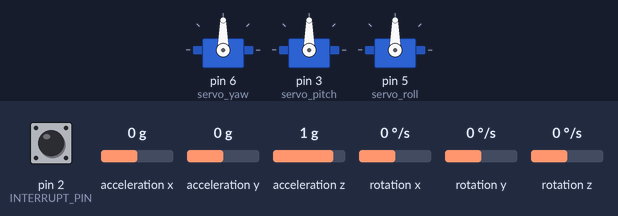
A sketch run on a simulated Arduino Uno, built with avr-gcc and run on an emulated ATmega328P. On the bench: 3 × servo. The test bench sets the inputs (shaded band); at power-on: rotation z 0 °/s, acceleration x 0 g, acceleration z 1 g, acceleration y 0 g, pin 2 (INTERRUPT_PIN) LOW, rotation x 0 °/s, rotation y 0 °/s. The sensor or clock chip raises its interrupt line as the real part does.

Above: at 1.7 s.
1.8 s: rotation z set to -192 °/s
At 4.5 s:
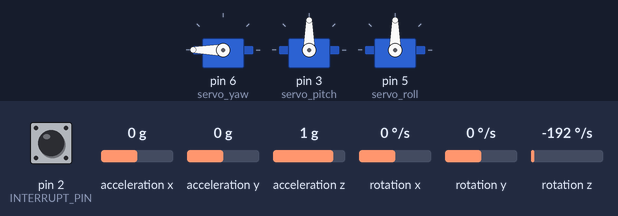
4.8 s: acceleration x set to -1.4 g
At 6.3 s:
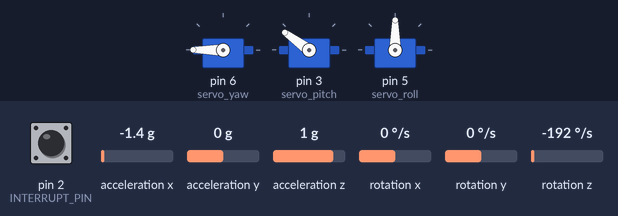
7.8 s: acceleration z set to -0.1 g
At 9.24 s:
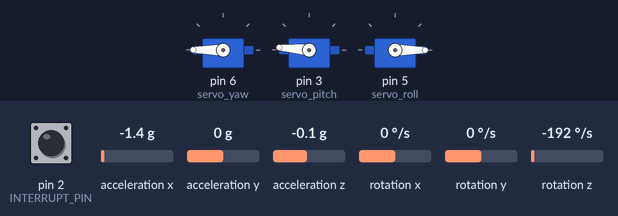
10.8 s: acceleration y set to -1.4 g
At 12.1 s:
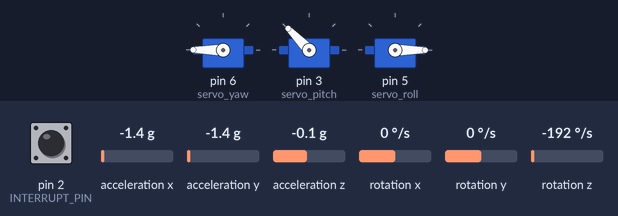
13.8 s: acceleration x set to -0.8 g
At 15.8 s:
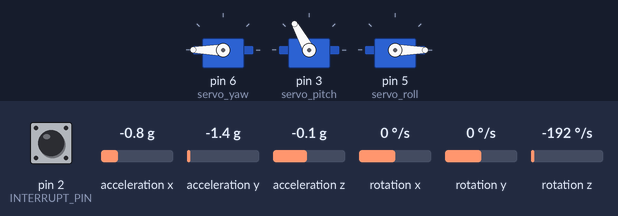
16.8 s: pin 2 (INTERRUPT_PIN) pulled HIGH for 0.15 s
Timing chart, 0 to 20.9 s (numbered marks = the images above; inputs shaded):
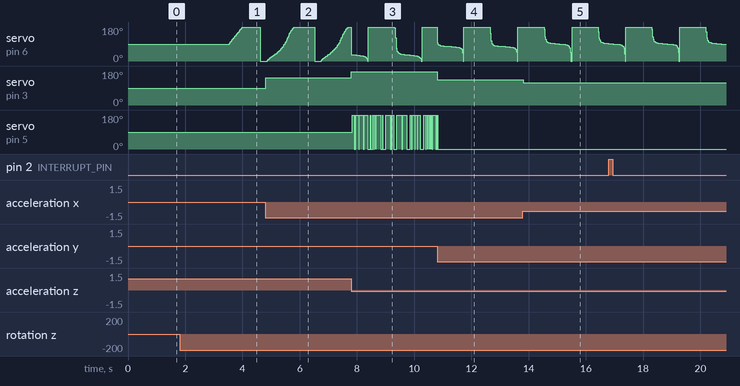

Measured:
- after the input at 1.8 s, servo on pin 6 (servo_yaw): rises from 90° to 180° in 0.47 s, then falls to 0° in 0.63 s
- after the input at 4.8 s, servo on pin 3 (servo_pitch): 90° → 144° at once
- after the input at 7.8 s, servo on pin 3 (servo_pitch): 144° → 175° at once
- after the input at 10.8 s, servo on pin 3 (servo_pitch): 175° → 134° at once
- after the input at 13.8 s, servo on pin 3 (servo_pitch): 134° → 119° at once

The sketch:

Arduino_Gimbal_Stable.ino
```cpp
#include "I2Cdev.h"
#include "MPU6050_6Axis_MotionApps20.h"
#include "Wire.h"

#include <Servo.h>

//========================================Variables to reading gyro values=============================================
// MPU control/status vars
bool dmpReady = false;  // set true if DMP init was successful
uint8_t mpuIntStatus;   // holds actual interrupt status byte from MPU
uint8_t devStatus;      // return status after each device operation (0 = success, !0 = error)
uint16_t packetSize;    // expected DMP packet size (default is 42 bytes)
uint16_t fifoCount;     // count of all bytes currently in FIFO
uint8_t fifoBuffer[64]; // FIFO storage buffer

// orientation/motion vars
Quaternion q;
VectorFloat gravity;
float ypr[3];

volatile bool mpuInterrupt = false;
void dmpDataReady() {
  mpuInterrupt = true;
}
//=====================================================================================================================

#define INTERRUPT_PIN 2

MPU6050 mpu;

Servo servo_yaw;
Servo servo_pitch;
Servo servo_roll;

void setup() {
  Wire.begin();
  Wire.setClock(400000); // 400kHz I2C clock. Comment this line if having compilation difficulties

  /*Serial.begin(38400);
  while (!Serial);*/

  mpu.initialize();
  pinMode(INTERRUPT_PIN, INPUT);
  devStatus = mpu.dmpInitialize();

  //You need to set your own offset values to get stable output. You should find this value by try and fail.
  mpu.setXGyroOffset(17);
  mpu.setYGyroOffset(-69);
  mpu.setZGyroOffset(80);
  mpu.setZAccelOffset(1450);

  if (devStatus == 0) {
    Serial.println(F("Enabling DMP..."));
    mpu.setDMPEnabled(true);

    attachInterrupt(digitalPinToInterrupt(INTERRUPT_PIN), dmpDataReady, RISING);
    mpuIntStatus = mpu.getIntStatus();

    Serial.println(F("DMP ready! Waiting for first interrupt..."));
    dmpReady = true;

    packetSize = mpu.dmpGetFIFOPacketSize();
  }

  servo_yaw.attach(6);
  servo_pitch.attach(3);
  servo_roll.attach(5);
}

void loop() {
  if (!dmpReady) return;

  readMPU6050();

  //You need to find your own servo directions.
  int yawValue = map(ypr[0], -90, 90, 0, 180);
  int pitchValue = map(ypr[1], -90, 90, 180, 0);
  int rollValue = map(ypr[2], -90, 90, 0, 180);

  servo_yaw.write(min(180, max(0, yawValue)));
  servo_pitch.write(min(180, max(0, pitchValue)) );
  servo_roll.write(min(180, max(0, rollValue)));

  /*Serial.print("yaw : ");
  Serial.print(yawValue);
  Serial.print(", pitch : ");
  Serial.print(pitchValue);
  Serial.print(", roll : ");
  Serial.println(rollValue);*/
}

float correct;
int j = 0;

void readMPU6050() {
  while (!mpuInterrupt && fifoCount < packetSize) {
    if (mpuInterrupt && fifoCount < packetSize) {
      fifoCount = mpu.getFIFOCount();
    }
  }

  mpuInterrupt = false;
  mpuIntStatus = mpu.getIntStatus();

  fifoCount = mpu.getFIFOCount();
  if ((mpuIntStatus & _BV(MPU6050_INTERRUPT_FIFO_OFLOW_BIT)) || fifoCount >= 1024) {
    mpu.resetFIFO();
    fifoCount = mpu.getFIFOCount();
    Serial.println(F("FIFO overflow!"));
  } else if (mpuIntStatus & _BV(MPU6050_INTERRUPT_DMP_INT_BIT)) {
    while (fifoCount < packetSize) fifoCount = mpu.getFIFOCount();

    mpu.getFIFOBytes(fifoBuffer, packetSize);
    fifoCount -= packetSize;

    mpu.dmpGetQuaternion(&q, fifoBuffer);
    mpu.dmpGetGravity(&gravity, &q);
    mpu.dmpGetYawPitchRoll(ypr, &q, &gravity);

    ypr[0] = ypr[0] * 180 / M_PI;
    ypr[1] = ypr[1] * 180 / M_PI;
    ypr[2] = ypr[2] * 180 / M_PI;

    if (j <= 300) {
      j++;
      correct = ypr[0];
      readMPU6050();
      return;
    }
    ypr[0] = ypr[0] - correct;
  }
}
```
